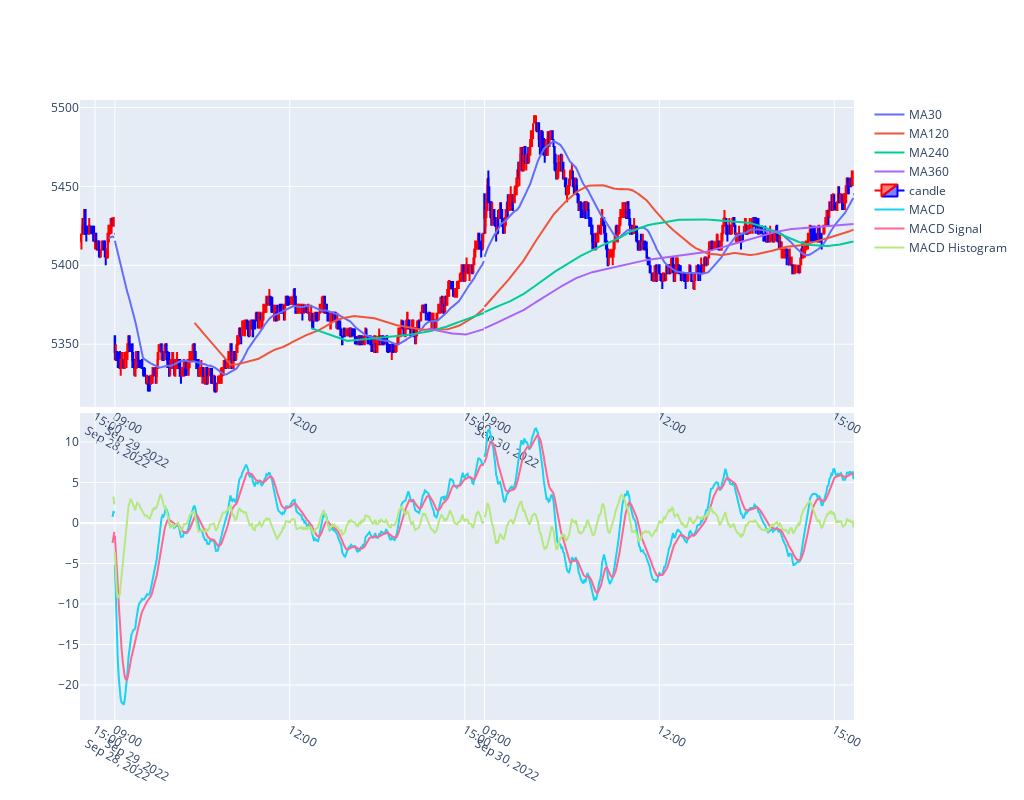

Source (notebook cell):
### Markdown cell above
MACD

### Code cell
print_graphic_objects(make_pmas(df=data, x=xindices, include_candle=True), make_macd(df=data, x=xindices))

### Figure 1 — Plotly figure (JSON) as saved in the notebook; plotly's stock layout.template omitted (floating-point values rounded to 4 significant figures; data arrays with more than 128 entries replaced by an {"elided": "..."} marker saying what was removed)
{"data": [{"name": "MA30", "type": "scatter", "x": {"elided": "800 str values"}, "xaxis": "x", "y": {"elided": "800 float values"}, "yaxis": "y"}, {"name": "MA120", "type": "scatter", "x": {"elided": "800 str values"}, "xaxis": "x", "y": {"elided": "800 float values"}, "yaxis": "y"}, {"name": "MA240", "type": "scatter", "x": {"elided": "800 str values"}, "xaxis": "x", "y": {"elided": "800 float values"}, "yaxis": "y"}, {"name": "MA360", "type": "scatter", "x": {"elided": "800 str values"}, "xaxis": "x", "y": {"elided": "800 float values"}, "yaxis": "y"}, {"close": {"elided": "800 int values"}, "decreasing": {"line": {"color": "blue"}}, "high": {"elided": "800 int values"}, "increasing": {"line": {"color": "red"}}, "low": {"elided": "800 int values"}, "name": "candle", "open": {"elided": "800 int values"}, "type": "candlestick", "x": {"elided": "800 str values"}, "xaxis": "x", "yaxis": "y"}, {"name": "MACD", "type": "scatter", "x": {"elided": "800 str values"}, "xaxis": "x2", "y": {"elided": "800 float values"}, "yaxis": "y2"}, {"name": "MACD Signal", "type": "scatter", "x": {"elided": "800 str values"}, "xaxis": "x2", "y": {"elided": "800 float values"}, "yaxis": "y2"}, {"name": "MACD Histogram", "type": "scatter", "x": {"elided": "800 str values"}, "xaxis": "x2", "y": {"elided": "800 float values"}, "yaxis": "y2"}], "layout": {"height": 800, "width": 1024, "xaxis": {"anchor": "y", "domain": [0, 1], "matches": "x2", "nticks": 20, "rangebreaks": [{"bounds": ["sat", "mon"]}, {"bounds": [15.51, 9], "pattern": "hour"}, {"bounds": [15.33, 15.5], "pattern": "hour"}], "rangeslider": {"visible": false}, "showgrid": true, "showticklabels": true}, "xaxis2": {"anchor": "y2", "domain": [0, 1], "nticks": 20, "rangebreaks": [{"bounds": ["sat", "mon"]}, {"bounds": [15.51, 9], "pattern": "hour"}, {"bounds": [15.33, 15.5], "pattern": "hour"}], "rangeslider": {"visible": false}, "showgrid": true, "showticklabels": true}, "yaxis": {"anchor": "x", "domain": [0.505, 1]}, "yaxis2": {"anchor": "x2", "domain": [0, 0.495]}}}
